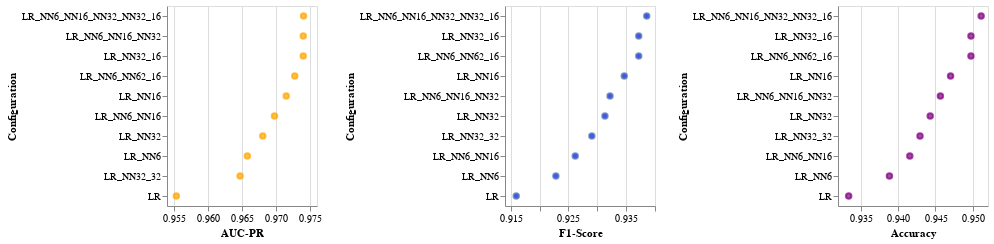

Notebook cell for this chart:
### Code cell
import altair as alt

f1_chart = alt.Chart(df).mark_point(fill="blue").encode(
    y=alt.Y('Configuration', sort="-x"),
    x=alt.X('F1-Score').scale(zero=False)
).properties(width=150)

aucpr_chart = alt.Chart(df).mark_point(fill="orange", stroke="orange").encode(
    y=alt.Y('Configuration', sort="-x"),
    x=alt.X('AUC-PR').scale(zero=False)
).properties(width=150)

accuracy_chart = alt.Chart(df).mark_point(fill="purple", stroke="purple").encode(
    y=alt.Y('Configuration', sort="-x"),
    x=alt.X('Accuracy').scale(zero=False)
).properties(width=150)
aucpr_chart | f1_chart | accuracy_chart

### Figure 1 — Vega-Lite specification as saved in the notebook (floating-point values rounded to 4 significant figures)
{"config": {"view": {"continuousWidth": 300, "continuousHeight": 300}}, "hconcat": [{"mark": {"type": "point", "fill": "orange", "stroke": "orange"}, "encoding": {"x": {"field": "AUC-PR", "scale": {"zero": false}, "type": "quantitative"}, "y": {"field": "Configuration", "sort": "-x", "type": "nominal"}}, "width": 150}, {"mark": {"type": "point", "fill": "blue"}, "encoding": {"x": {"field": "F1-Score", "scale": {"zero": false}, "type": "quantitative"}, "y": {"field": "Configuration", "sort": "-x", "type": "nominal"}}, "width": 150}, {"mark": {"type": "point", "fill": "purple", "stroke": "purple"}, "encoding": {"x": {"field": "Accuracy", "scale": {"zero": false}, "type": "quantitative"}, "y": {"field": "Configuration", "sort": "-x", "type": "nominal"}}, "width": 150}], "data": {"name": "data-090f2c64f3bd54fa702e870d01609746"}, "$schema": "https://vega.github.io/schema/vega-lite/v5.8.0.json", "datasets": {"data-090f2c64f3bd54fa702e870d01609746": [{"F1-Score": 0.916, "AUC-PR": 0.9554, "Accuracy": 0.9334, "Configuration": "LR"}, {"F1-Score": 0.9228, "AUC-PR": 0.9658, "Accuracy": 0.9389, "Configuration": "LR_NN6"}, {"F1-Score": 0.9347, "AUC-PR": 0.9715, "Accuracy": 0.947, "Configuration": "LR_NN16"}, {"F1-Score": 0.9262, "AUC-PR": 0.9698, "Accuracy": 0.9416, "Configuration": "LR_NN6_NN16"}, {"F1-Score": 0.9313, "AUC-PR": 0.968, "Accuracy": 0.9443, "Configuration": "LR_NN32"}, {"F1-Score": 0.9322, "AUC-PR": 0.974, "Accuracy": 0.9457, "Configuration": "LR_NN6_NN16_NN32"}, {"F1-Score": 0.9372, "AUC-PR": 0.974, "Accuracy": 0.9497, "Configuration": "LR_NN32_16"}, {"F1-Score": 0.9372, "AUC-PR": 0.9727, "Accuracy": 0.9497, "Configuration": "LR_NN6_NN62_16"}, {"F1-Score": 0.9386, "AUC-PR": 0.974, "Accuracy": 0.9511, "Configuration": "LR_NN6_NN16_NN32_NN32_16"}, {"F1-Score": 0.9291, "AUC-PR": 0.9647, "Accuracy": 0.9429, "Configuration": "LR_NN32_32"}]}}
